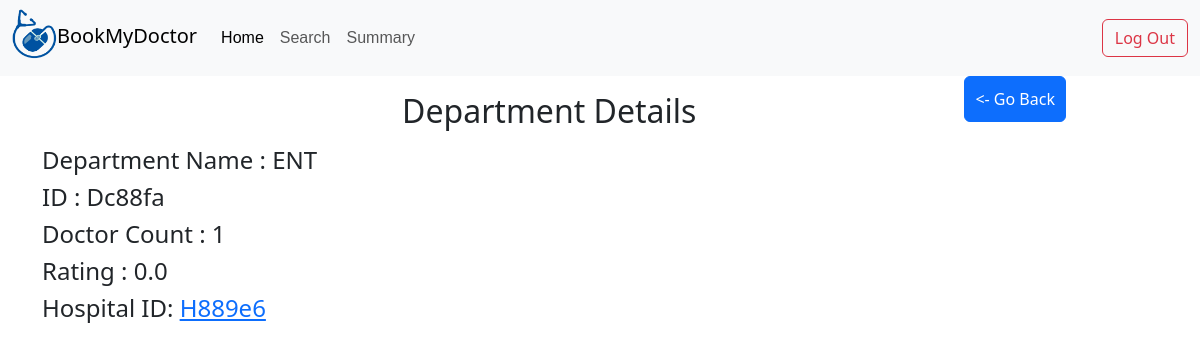
Page /Dc88fa/department/details on the committed database.
### application/models.py (models this page shows)
class Department(db.Model):
    id=db.Column(db.String(),primary_key=True)
    name=db.Column(db.String())
    nDoc=db.Column(db.Integer,default=0)
    rating=db.Column(db.Float)
    hid=db.Column(db.String(),db.ForeignKey('hospital.id'))
    deptdocs=db.relationship('Deptdoc',backref='department')

### application/controllers.py (the view)
@app.route('/<deptId>/department/details')
def departmentDetails(deptId):
    return render_template('department_details.html',Department=Department.query.get(deptId))

### templates/department_details.html (shortened to what this page needs)
{%extends 'adminbase.html'%}
{%block content%}
<div class="d-flex justify-content-around">
   <h2 class="text-center mt-3 mb-3">Department Details</h2>
<div>
   <a type="button" class="btn btn-primary" href="/admin/dashboard" ><- Go Back </a>
 </div>
</div>
      <div class="container">
         <h4>Department Name : {{Department.name}}</h4>
         <h4>ID : {{Department.id}}</h4>
         <h4>Doctor Count : {{Department.nDoc}}</h4>
         <h4>Rating : {{Department.rating}}</h4>
         <h4>Hospital ID: <a href="/{{Department.hid}}/hospital/details">{{Department.hid}}</a> </h4>
         </div>
{%endblock%}

### static/detailsbase.css (style rules this page uses)
.btn.btn.btn-primary { padding: 10px; }

### rows in the picture
Department: name "ENT", id "Dc88fa", nDoc "1", rating "0.0", hid "H889e6"
